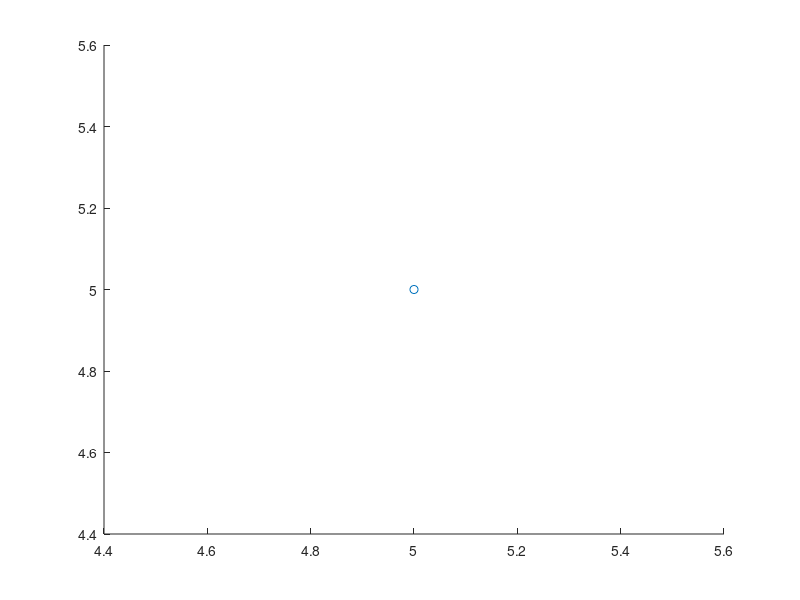
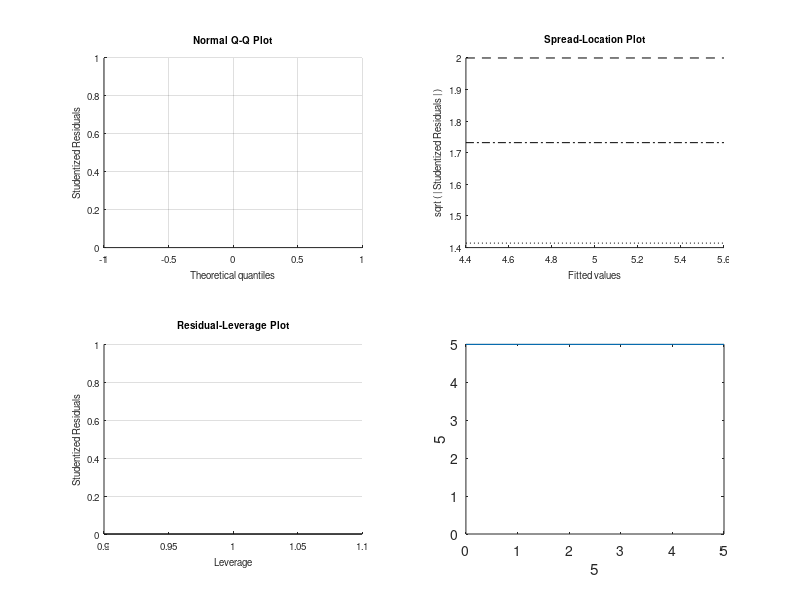

Here is the MATLAB script that generated these plots, in order: (Note: this script raises an error after producing the figures.)
% X = NetG1SIntDen1;
% Y = SG2lengthframes1;
% Z = NetjustbeforeMnucleusintactIntDen1;
dimTopRight = [0.65 0.82 0.1 0.1];
dimTopLeft = [0.15 0.82 0.1 0.1];
dimBottomLeft = [0.15 0.15 0.1 0.1];

X = input('Independent variable (size): ');
xAxis = input('Independent variable axis title: ','s');
Y = input('Dependent variable (time): ');
yAxis = input('Dependent variable (time) axis title: ','s');
Z = input('Dependent variable (later size - initial size): ');
zAxis = input('Dependent variable (growth) axis title: ','s');

Xclean = X(X > 0 & Y > 0 & Z > 0);
Yclean = Y(X > 0 & Y > 0 & Z > 0);
Zclean = Z(X > 0 & Y > 0 & Z > 0);

figure ('Name', [yAxis ' vs ' xAxis])
hold on
scatter(Xclean,Yclean)
%This fit is plottable
fit1 = polyfit(Xclean,Yclean,1)
lm1 = fitlm(Xclean,Yclean)
lm = lm1;
disp(sprintf('\n'));
plot(0:max(Xclean),polyval(fit1,0:max(Xclean)))
axis([0 inf 0 inf])
xlabel(xAxis)
ylabel(yAxis)
lm_r2 = lm.Rsquared.Ordinary;
lm_pValue = lm.Coefficients.pValue(2);
str1 = ['R^2 =  ' num2str(lm_r2) sprintf('\n') 'p-Value =  ' num2str(lm_pValue)];
if (lm.Coefficients.Estimate(2) > 0)
    dim = dimTopLeft;
else
    dim = dimBottomLeft;
end
annotation('textbox',dim,'String',str1,'FitBoxToText','on');
hold off

figure ('Name', [zAxis ' vs ' xAxis])
hold on
scatter(Xclean,Zclean)
%This fit is plottable
fit2 = polyfit(Xclean,Zclean,1)
lm2 = fitlm(Xclean,Zclean)
lm = lm2;
disp(sprintf('\n'));
plot(0:max(Xclean),polyval(fit2,0:max(Xclean)))
axis([0 inf 0 inf])
xlabel(xAxis)
ylabel(zAxis)
lm_r2 = lm.Rsquared.Ordinary;
lm_pValue = lm.Coefficients.pValue(2);
str2 = ['R^2 =  ' num2str(lm_r2) sprintf('\n') 'p-Value =  ' num2str(lm_pValue)];
if (lm.Coefficients.Estimate(2) > 0)
    dim = dimTopLeft;
else
    dim = dimBottomLeft;
end
annotation('textbox',dim,'String',str2,'FitBoxToText','on');
hold off


yAxisCutoff = input('Maximum relevant length: ');
figure ('Name' , [yAxis ' < ' num2str(yAxisCutoff) ' vs ' xAxis])
hold on
Xcleaner = Xclean(Yclean<yAxisCutoff);
Ycleaner = Yclean(Yclean<yAxisCutoff);
scatter(Xcleaner,Ycleaner)
fit3 = polyfit(Xcleaner,Ycleaner,1);
lm3 = fitlm(Xcleaner,Ycleaner)
lm = lm3;
disp(sprintf('\n'));
plot(0:max(Xcleaner),polyval(fit3,0:max(Xcleaner)))
axis([0 inf 0 inf])
xlabel(xAxis)
ylabel(yAxis)
lm_r2 = lm.Rsquared.Ordinary;
lm_pValue = lm.Coefficients.pValue(2);
str3 = ['R^2 =  ' num2str(lm_r2) sprintf('\n') 'p-Value =  ' num2str(lm_pValue)];
if (lm.Coefficients.Estimate(2) > 0)
    dim = dimTopLeft;
else
    dim = dimBottomLeft;
end
annotation('textbox',dim,'String',str3,'FitBoxToText','on');
hold off


